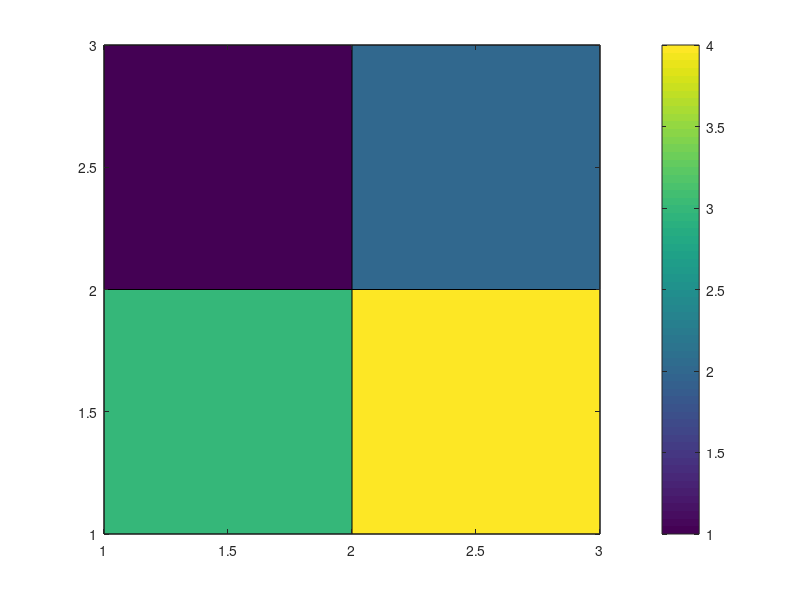

MATLAB code to generate this figure:
% this script is a test to decide which logic is best for trail_project.m 

clc, clearvars, close all

% create simple matrix for latitude and longitude - this is the mesh
lat = [3 3 3; 2 2 2; 1 1 1];
lon = [1 2 3; 1 2 3; 1 2 3];

% create values matrix - 1 element for each mesh CELL (not VERTEX)
values2 = [1 2; 3 4];

% define center points of the top-left (0) and bottom-right (1) mesh cells
step = 1; %in this script step is a magic value but in the main script it is calculated
x0 = lon(1,1) + step/2;
y0 = lat(1,1) - step/2;
x1 = lon(1, size(lon,2)) - step/2;
y1 = lat(size(lat,1), 1) + step/2;

% display values on mesh 
imagesc([x0, y0], [x1, y1], values2); % proper location of pixels
set(gca, 'YDir', 'normal'); %set the proper direction of y-axis (imagesc uses the opposite direction)
colorbar;
hold on
% plot the mesh
h = plot(lat, lon, 'k'); %horizontal lines
hold on 
plot(lon,lat, 'k'); %vertical lines